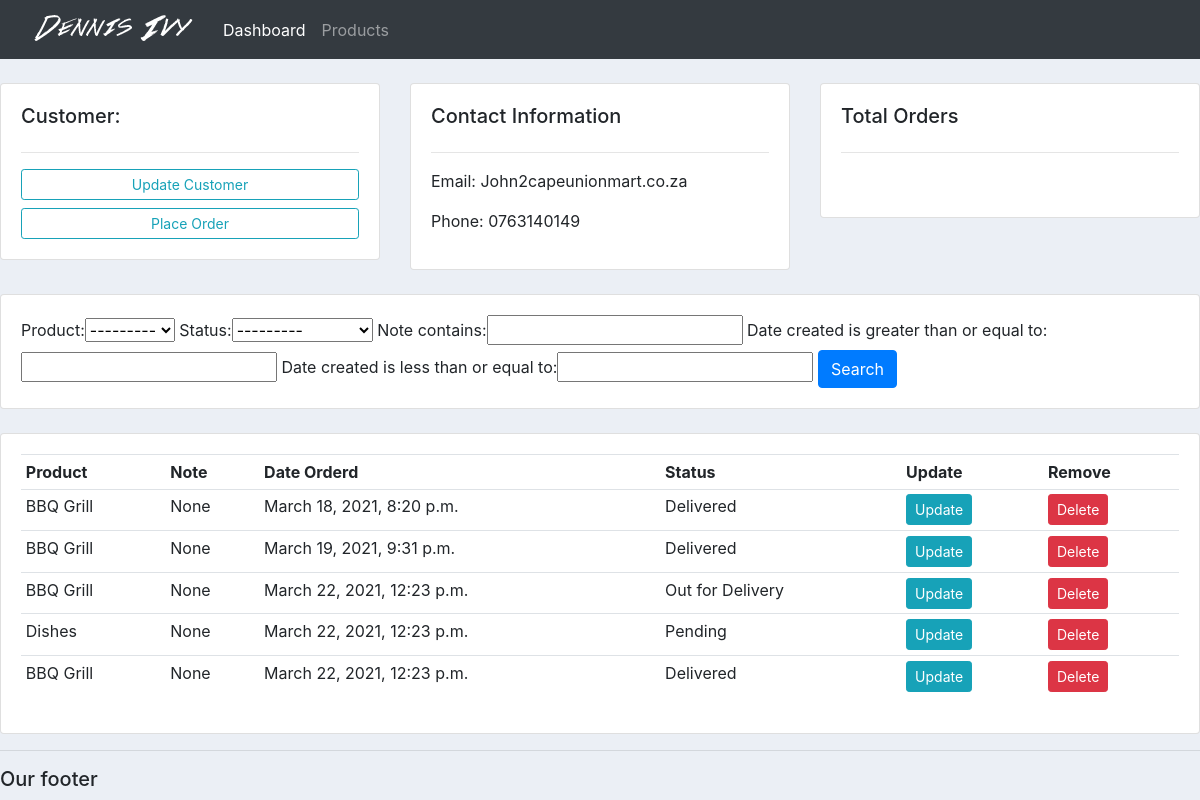
The app's page /customer/1/ with its own data.
### accounts/models.py (models this page shows, shortened)
class Customers(models.Model):
    name = models.CharField(max_length=200, null=True)
    phone = models.CharField(max_length=200, null=True)
    email = models.CharField(max_length=200, null=True)
    date_created = models.DateTimeField(auto_now_add=True, null=True)

class Order(models.Model):
    STATUS = (
        ('Pending', 'Pending'),
        ('Out for Delivery', 'Out for Delivery'),
        ('Delivered', 'Delivered'),
    )
    customer = models.ForeignKey(
        Customers, null=True, on_delete=models.SET_NULL)
    product = models.ForeignKey(Product, null=True, on_delete=models.SET_NULL)
    date_created = models.DateTimeField(auto_now_add=True, null=True)
    status = models.CharField(max_length=200, null=True, choices=STATUS)
    note = models.CharField(max_length=1000, null=True, choices=STATUS)

class Product(models.Model):
    CATEGORY = (
        ('Indoor', 'Indoor'),
        ('Outdoor', 'Outdoor'),
    )
    name = models.CharField(max_length=200, null=True)
    price = models.FloatField(null=True)
    category = models.CharField(max_length=200, null=True, choices=CATEGORY)
    description = models.CharField(max_length=200, null=True, blank=True)
    date_created = models.DateTimeField(auto_now_add=True, null=True)
    tag = models.ManyToManyField(Tag)
    def __str__(self):
        return self.name

### accounts/views.py (the view)
# urls.py: path('customer/<str:pk>/', views.customer,name="customer"),
def customer(request, pk):
    customer = Customers.objects.get(id=pk)
    orders = customer.order_set.all()
    orders_count = orders.count()
    myFilter = OrderFilter(request.GET,queryset=orders)
    orders = myFilter.qs
    context = {
        'customer': customer,
        'orders': orders,
        'orders_count': orders_count,
        'myFilter': myFilter
    }
    return render(request, "accounts/customer.html", context)

### accounts/templates/accounts/customer.html
{% extends 'accounts/main.html' %} {% block content %}
<br />
<div class="row">
	<div class="col-md">
		<div class="card card-body">
			<h5>Customer:</h5>
			<hr />
			<a class="btn btn-outline-info btn-sm btn-block" href="">Update Customer</a>
			<a class="btn btn-outline-info btn-sm btn-block" href="{% url 'create_order' customer.id %}">Place Order</a>
		</div>
	</div>
	<div class="col-md">
		<div class="card card-body">
			<h5>Contact Information</h5>
			<hr />
			<p>Email: {{customer.email}}</p>
			<p>Phone: {{customer.phone}}</p>
		</div>
	</div>
	<div class="col-md">
		<div class="card card-body">
			<h5>Total Orders</h5>
			<hr />
			<h1 style="text-align: center; padding: 10px">{{order_count}}</h1>
		</div>
	</div>
</div>
<br />
<div class="row">
	<div class="col">
		<div class="card card-body">
			<form method="get">
				{{myFilter.form}}
				<button class="btn btn-primary" type="submit">Search</button>
			</form>
		</div>
	</div>
</div>
<br />
<div class="row">
	<div class="col-md">
		<div class="card card-body">
			<table class="table table-sm">
				<tr>
					<th>Product</th>
					<th>Note</th>
					<th>Date Orderd</th>
					<th>Status</th>
					<th>Update</th>
					<th>Remove</th>
				</tr>
				{% for order in orders %}
				<tr>
					<td>{{order.product}}</td>
					<td>{{order.note}}</td>
					<td>{{order.date_created}}</td>
					<td>{{order.status}}</td>
					<td><a class="btn btn-sm btn-info" href="{% url 'update_order' order.id %}">Update</a></td>
					<td><a class="btn btn-sm btn-danger" href="{% url 'delete_order' order.id %}">Delete</a></td>
				</tr>
				{% endfor %}
			</table>
		</div>
	</div>
</div>
{% endblock %}

### static/css/main.css (style rules this page uses)
body { background-color: #ebeff5; }

### records on screen
Customers: email "John2capeunionmart.co.za", phone "0763140149"
Order: product "BBQ Grill", note "None", date_created "March 18, 2021, 8:20 p.m.", status "Delivered"
Order: product "BBQ Grill", note "None", date_created "March 19, 2021, 9:31 p.m.", status "Delivered"
Order: product "BBQ Grill", note "None", date_created "March 22, 2021, 12:23 p.m.", status "Out for Delivery"
Order: product "Dishes", note "None", date_created "March 22, 2021, 12:23 p.m.", status "Pending"
Order: product "BBQ Grill", note "None", date_created "March 22, 2021, 12:23 p.m.", status "Delivered"
